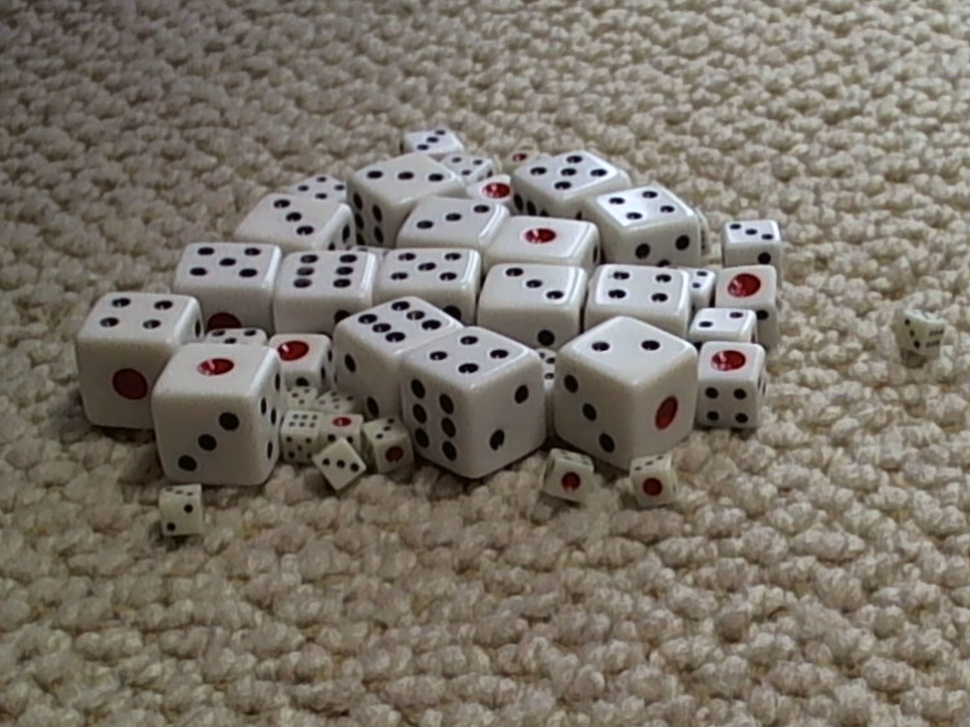
//> input picture misc/img/15_16_16.jpg, 970 x 727 px, shrunk from 3648 x 2736 before the run
$ ./erase img/15_16_16.jpg   (built with g++ and OpenCV 4)
//> lines starting //> are read from the running program, lines starting //| are printed output that depends on the picture; after the words box and inside, x2 and y2 are one past the last pixel; in counts of white or black regions, pixels touching at a corner belong together
#include<iostream>
#include <cstdio>
#include <cstdlib>
#include <queue>
#include <algorithm>
#include <map>
#include <vector>
#include "opencv2/highgui/highgui.hpp"
#include "opencv2/imgproc/imgproc.hpp"
#define REP(i,j,k) for(int i=j;i<k;i++)
#define rep(i,j) REP(i,0,j)
#define GetMatIdx(img,y,x) (y*img.cols*img.channels()+x*img.channels())
#define GetMatMaxSize(img) (img.cols*img.rows*img.channels())
#define haveColor(src,i) (src.data[i+0]>0||src.data[i+1]>0||src.data[i+2]>0)

using namespace std;
using namespace cv;

typedef pair<int,int> P;

Mat src_img;
int blur_size,AcDif;
int const max_blur=20,max_diff=20;

void bigFix(cv::Mat &src){

	const int dx[] = {-1,0,1,-1,1,-1,0,1,0};
	const int dy[] = {-1,-1,-1,0,0,1,1,1,0};
	cv::Mat cpy = src.clone();
	int ch = src.channels();
	int step = ch * src.cols;
	cout << ch << endl;
	rep(i,src.rows)rep(j,src.cols){
		int idx=i*step+j*ch;
		if( haveColor(src,idx) ){
			vector<int> u;
			queue<int> Q;
			Q.push(idx);
			src.data[idx+0] = src.data[idx+1] = src.data[idx+2] = 0;
			while(Q.size()){
				int q = Q.front(); Q.pop();
				int y = q / step;
				int x = q % (step / 3);
				u.push_back(q);
				rep(d,8){
					int tx = x + dx[d];
					int ty = y + dy[d];
					int nidx=ty*step+tx*ch;
					if( tx >= 0 && tx < src.cols && ty >= 0 && ty < src.rows && haveColor(src,nidx) ){
						src.data[nidx+0] = src.data[nidx+1] = src.data[nidx+2] = 0;
						Q.push(nidx);
					}
				}
			}
			if( u.size() < 100 ){ //要パラメータ化？
				rep(k,u.size()){
					int y = u[k] / step;
					int x = u[k] % step / 3;
					rep(d,9){
						int tx = x + dx[d];
						int ty = y + dy[d];
						int nidx=ty*step+tx*ch;
						if( tx >= 0 && tx < src.cols && ty >= 0 && ty < src.rows )
							cpy.data[ nidx+0 ] = cpy.data[ nidx+1 ] = cpy.data[ nidx+2 ] = 0;
					}
				}
			}
		}
	}
	src = cpy.clone();
}

void Erase(int,void*){
	Mat dst_img;
	blur(src_img,dst_img,Size(blur_size+1,blur_size+1));
	queue<int> Q;
	vector<bool> done(GetMatMaxSize(dst_img));
	Q.push(GetMatIdx(dst_img,300,10));done[GetMatIdx(dst_img,300,10)]=1;//初期位置。クリックで決定？
	int step=dst_img.cols*dst_img.channels();
	int dq[]={-dst_img.channels(),dst_img.channels(),step,-step},cnt=0;
	while(Q.size()){
		int q=Q.front();Q.pop();
		int g=dst_img.data[q],b=dst_img.data[q+1],r=dst_img.data[q+2];
		dst_img.data[q]=dst_img.data[q+1]=dst_img.data[q+2]=0;
		rep(i,4){
			int nq=q+dq[i];
			int nx=nq%step,ny=nq/step;
			if(nq<0||nq>=GetMatMaxSize(dst_img))continue;
			int ng=dst_img.data[nq],nb=dst_img.data[nq+1],nr=dst_img.data[nq+2];
			int dif=max(abs(r-nr),max(abs(g-ng),abs(b-nb)));
			if(!done[nq]&&dif<AcDif){
				Q.push(nq);
				done[nq]=1;
			}
		}
	}
	bigFix(dst_img);
	imshow("dst_img",dst_img);
}

int main(int argc,char** argv){
	src_img = imread(argv[1]);
//> src_img is the input picture: 727 rows x 970 cols, CV_8UC3; mean B, G, R 105.7, 116.1, 123.4
	if(!src_img.data)return -1;
	namedWindow("dst_img",WINDOW_AUTOSIZE);
	createTrackbar("Size-1;","dst_img",&blur_size,max_blur,Erase);
//> slider 'Size-1;' is set to 6
	createTrackbar("Near:","dst_img",&AcDif,max_diff,Erase);
//> slider 'Near:' is set to 6
	Erase(0,0);
//> in Erase, `Q.push(GetMatIdx(dst_img, 300, 10))`: Q = 1 item
//> the loop in Erase, `while(Q.size())` made 657456 passes
//> (q, g, b, r) on passes 1 to 3: (873030, 92, 104, 106), (873027, 97, 108, 110), (873033, 87, 99, 101)
//> after the loop in Erase, `while(Q.size())`:
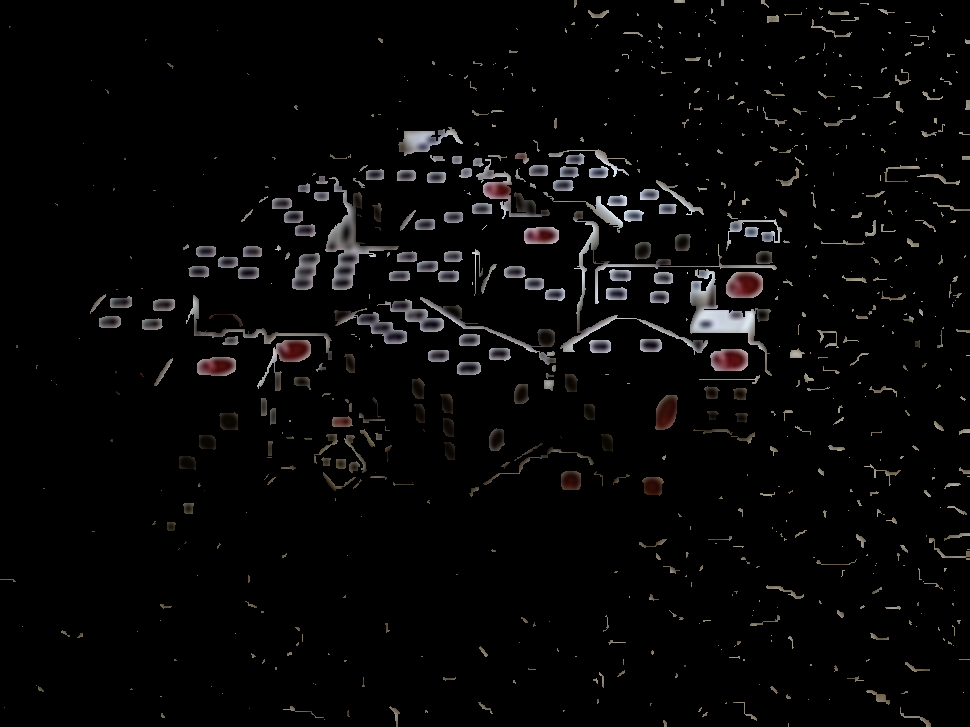
//> dst_img: 727 rows x 970 cols, CV_8UC3; mean B, G, R 6.9, 7, 7.5
//> after the loop in Erase, `while(Q.size())`: Q = 0 items; done = 2115570 items
//| 3
//> after the loop in bigFix, `rep(i,src.rows)rep(j,src.cols)`: src: 727 rows x 970 cols, CV_8UC3; 6.77% of pixels changed, all inside (x1, y1, x2, y2) = (0, 0, 970, 727)
//> after the loop in bigFix, `rep(i,src.rows)rep(j,src.cols)`:
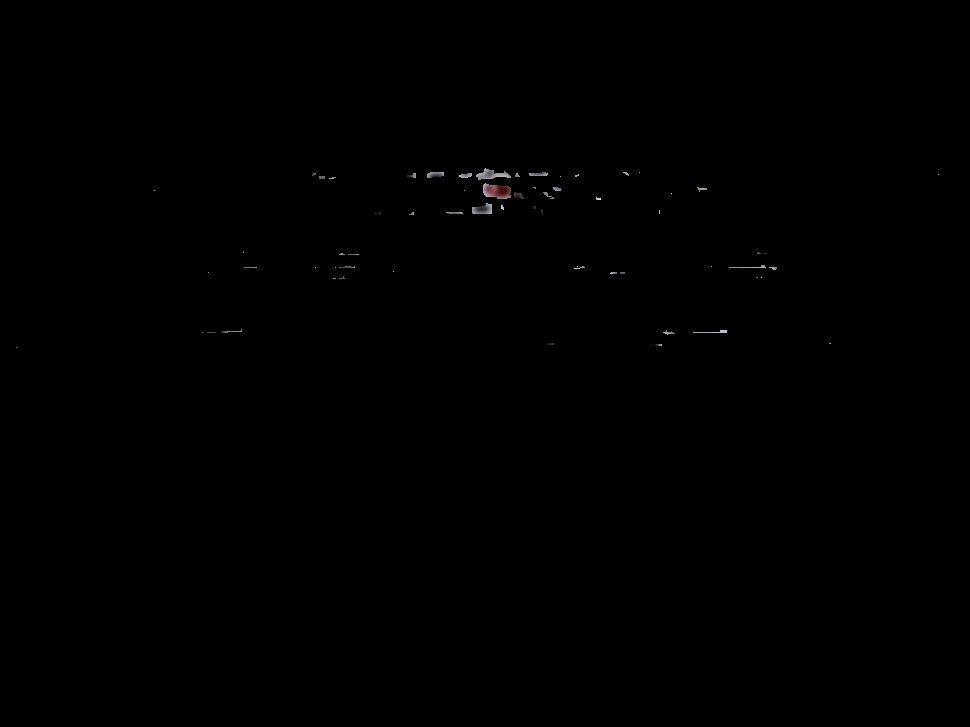
//> cpy: 727 rows x 970 cols, CV_8UC3; 6.55% of pixels changed, all inside (x1, y1, x2, y2) = (0, 0, 970, 727)
	waitKey();
//> the loop in Erase (call 2), `while(Q.size())` made 657456 passes
//| 3
}

$ run again, on misc/img/Picture 2.jpg
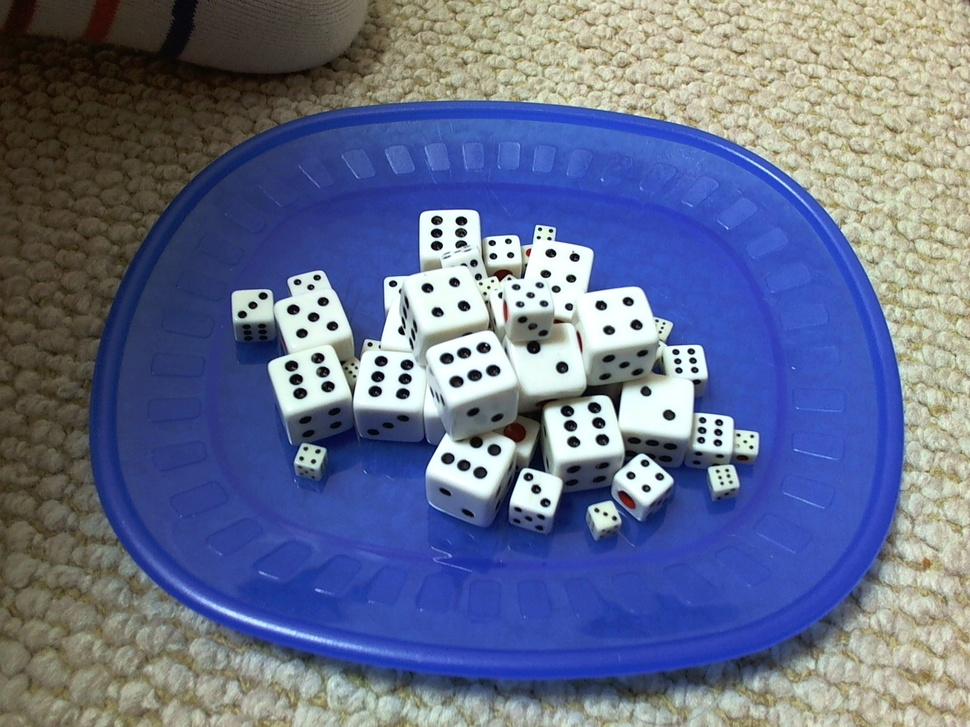
//> input picture misc/img/Picture 2.jpg, 970 x 727 px, shrunk from 2592 x 1944 before the run
//> src_img is the input picture: 727 rows x 970 cols, CV_8UC3; mean B, G, R 140.2, 110.5, 101.1
//> in Erase, `Q.push(GetMatIdx(dst_img, 300, 10))`: Q = 1 item
//> the loop in Erase, `while(Q.size())` made 602736 passes
//> (q, g, b, r) on passes 1 to 3: (873030, 42, 57, 68), (873027, 41, 56, 67), (873033, 42, 58, 69)
//> after the loop in Erase, `while(Q.size())`:
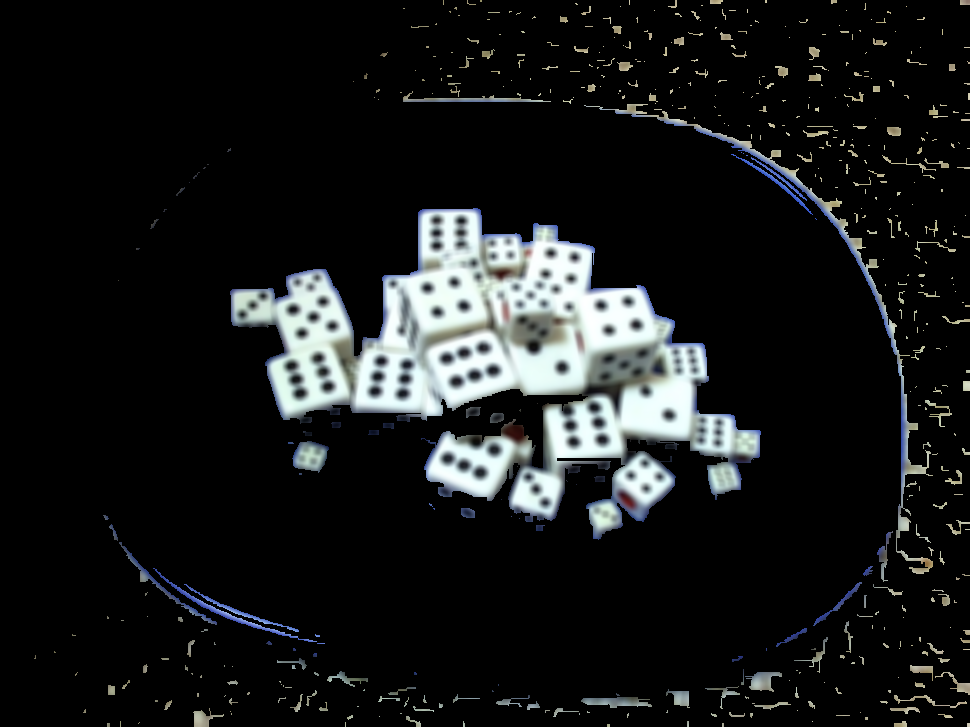
//> dst_img: 727 rows x 970 cols, CV_8UC3; mean B, G, R 26.5, 26.2, 24.4
//> after the loop in Erase, `while(Q.size())`: Q = 0 items; done = 2115570 items
//| 3
//> after the loop in bigFix, `rep(i,src.rows)rep(j,src.cols)`:
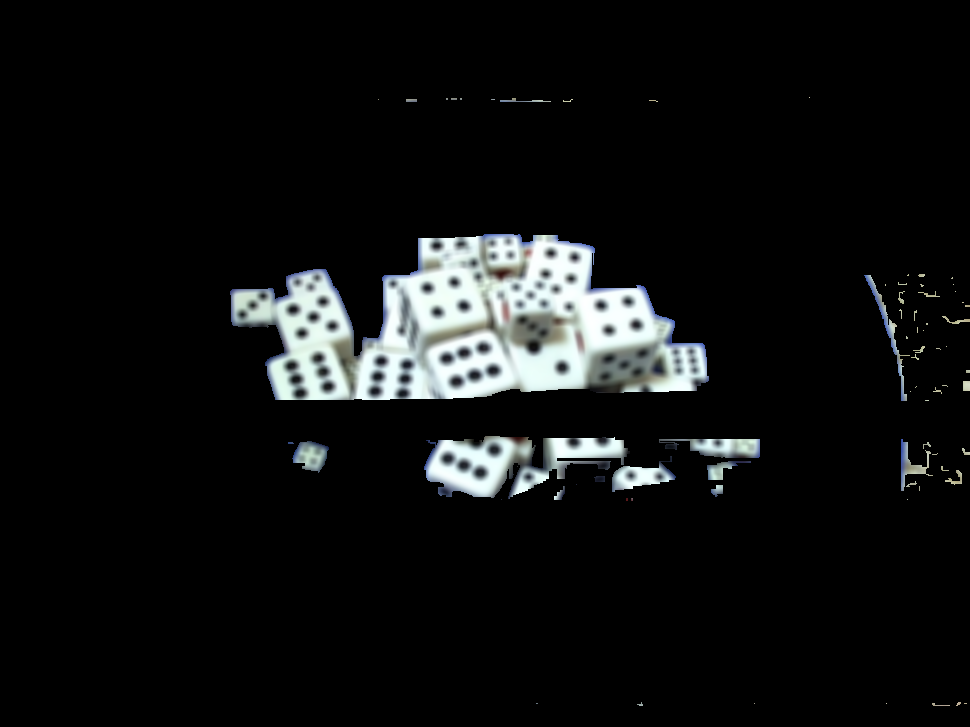
//> cpy: 727 rows x 970 cols, CV_8UC3; 4.98% of pixels changed, all inside (x1, y1, x2, y2) = (34, 0, 970, 727)
//> the loop in Erase (call 2), `while(Q.size())` made 602736 passes
//| 3

$ run again, on misc/img/Picture 3.jpg
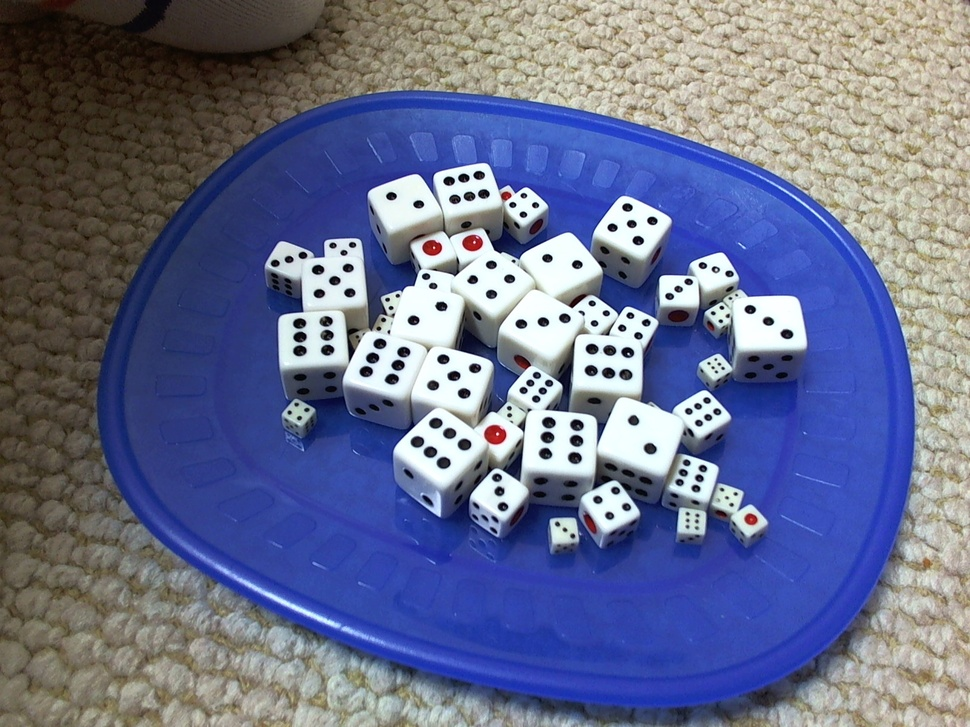
//> input picture misc/img/Picture 3.jpg, 970 x 727 px, shrunk from 2592 x 1944 before the run
//> src_img is the input picture: 727 rows x 970 cols, CV_8UC3; mean B, G, R 140.5, 110.5, 104.4
//> in Erase, `Q.push(GetMatIdx(dst_img, 300, 10))`: Q = 1 item
//> the loop in Erase, `while(Q.size())` made 572463 passes
//> (q, g, b, r) on passes 1 to 3: (873030, 40, 56, 65), (873027, 39, 55, 64), (873033, 42, 57, 67)
//> after the loop in Erase, `while(Q.size())`:
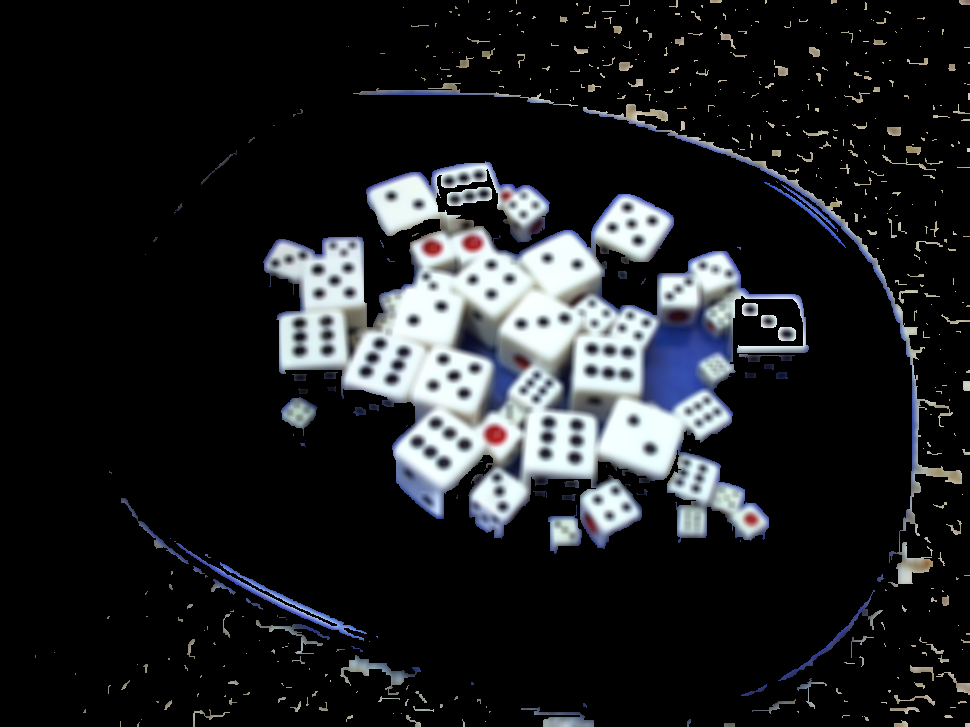
//> dst_img: 727 rows x 970 cols, CV_8UC3; mean B, G, R 34.2, 32.1, 30.4
//> after the loop in Erase, `while(Q.size())`: Q = 0 items; done = 2115570 items
//| 3
//> after the loop in bigFix, `rep(i,src.rows)rep(j,src.cols)`:
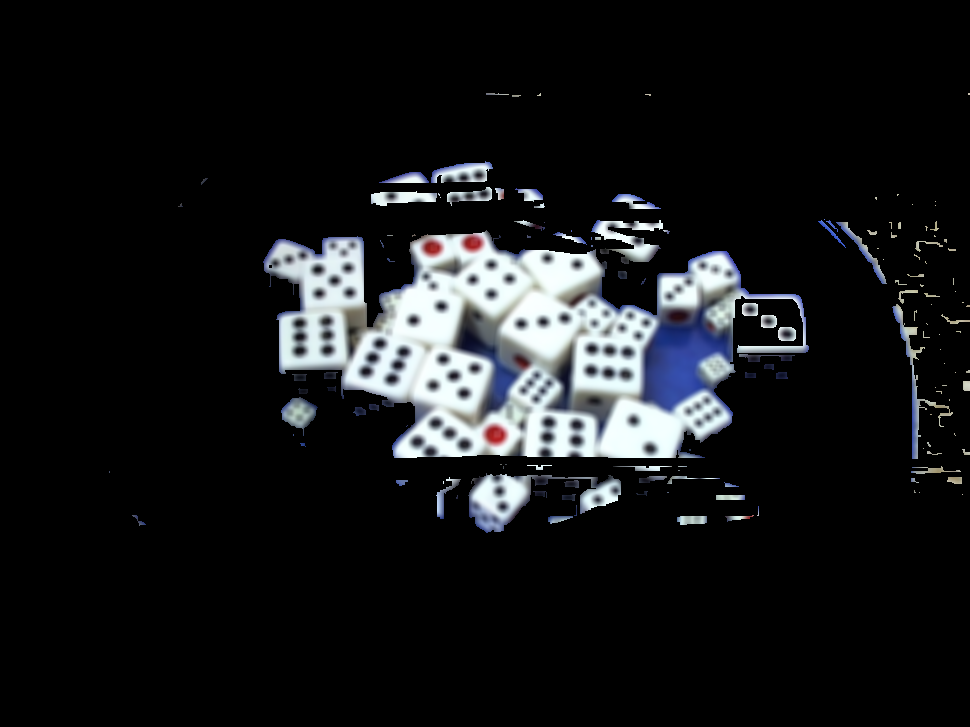
//> cpy: 727 rows x 970 cols, CV_8UC3; 5.24% of pixels changed, all inside (x1, y1, x2, y2) = (35, 0, 970, 727)
//> the loop in Erase (call 2), `while(Q.size())` made 572463 passes
//| 3
